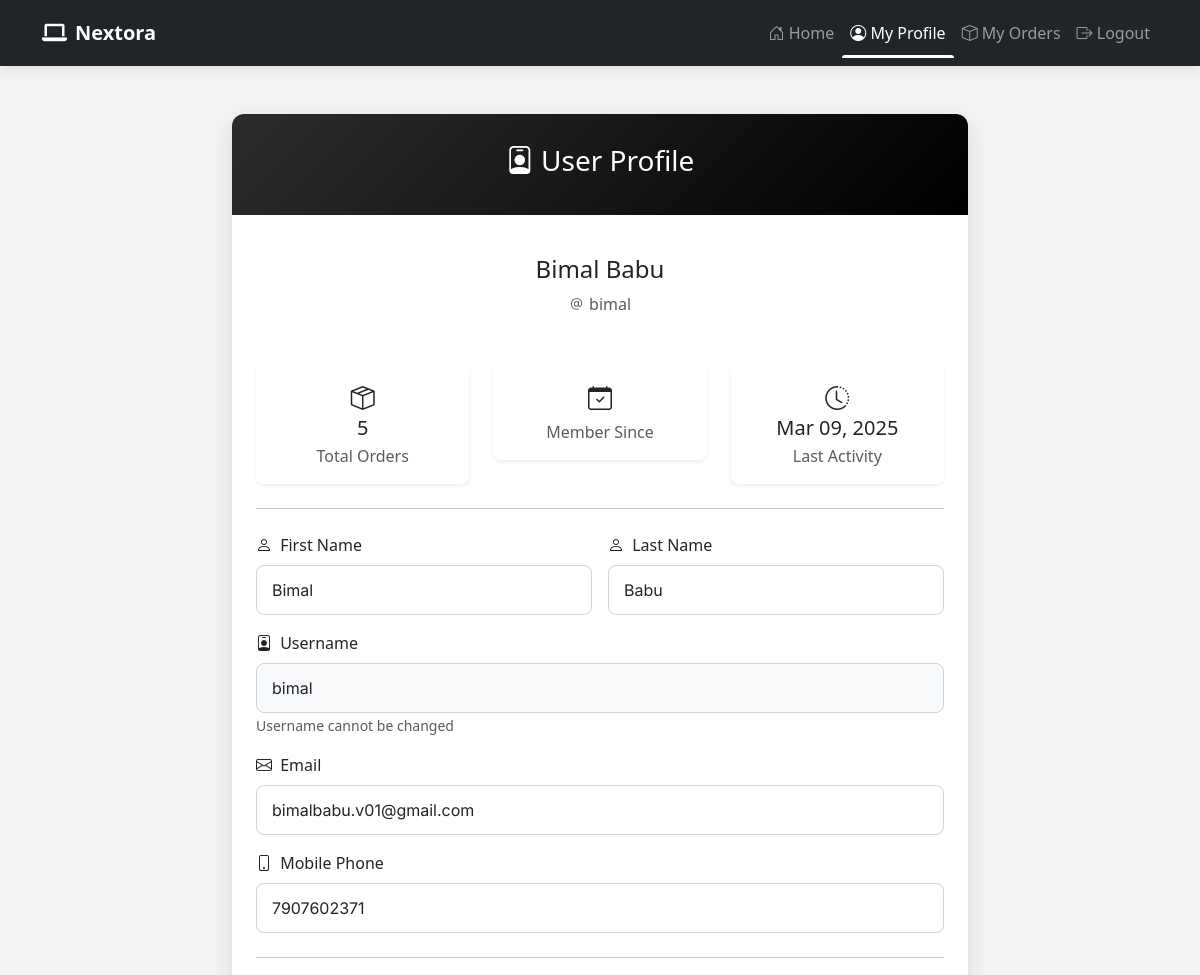
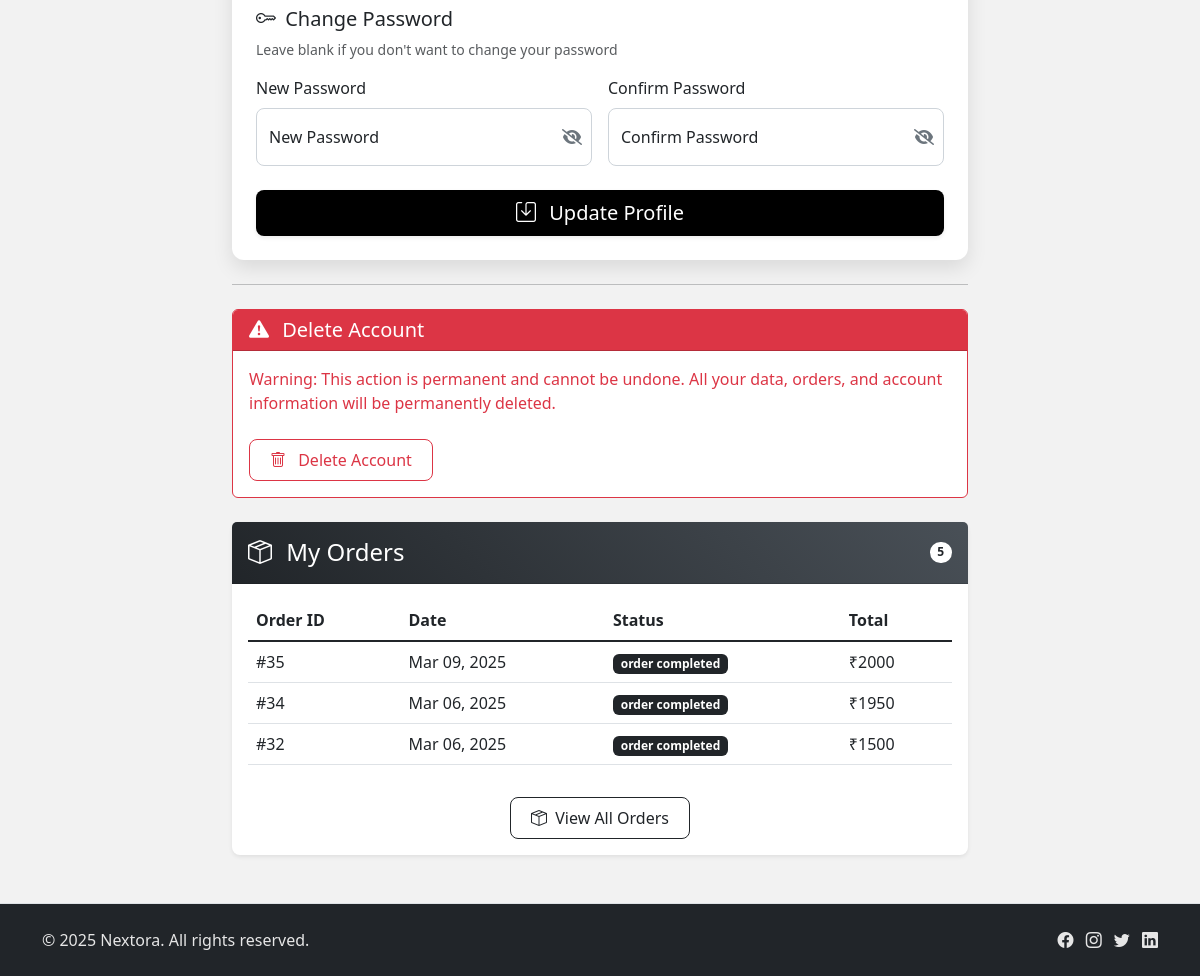
/profile/10/ (signed in), run on the app's committed database (2 pictures, top to bottom).
### p_app/models.py (models this page shows, shortened)
class UserDetails(models.Model):
    first_name = models.CharField(max_length=50)
    last_name = models.CharField(max_length=50)
    username = models.CharField(max_length=50, unique=True)
    password = models.CharField(max_length=50)
    email = models.EmailField(max_length=254, unique=True)
    mobile_phone = models.CharField(max_length=15)

class Orders(models.Model):
    cart = models.ForeignKey(cart, on_delete=models.CASCADE)
    customer = models.ForeignKey(UserDetails, on_delete=models.SET_NULL, null=True, blank=True)
    total = models.PositiveIntegerField()
    order_status = models.CharField(max_length=50, choices=ORDER_STATUS)
    created_at = models.DateTimeField(auto_now_add=True)
    address = models.CharField(max_length=100,default="ssss")
    mobile  =models.CharField(max_length=50, default="45678")

### p_app/views.py (the view, shortened to what this page needs)
# urls.py: path('profile/<int:user_id>/', views.user_profile, name='user_profile'),
def user_profile(request, user_id):
    try:
        user = UserDetails.objects.get(id=user_id)
        if 'user_id' not in request.session or request.session['user_id'] != user.id:
            return HttpResponseForbidden("You don't have permission to view this profile")
        orders = Orders.objects.filter(customer=user).order_by('-created_at')
        orders_count = orders.count()
        recent_orders = orders[:5]  # Get 5 most recent orders
        formatted_recent_orders = []
        for order in recent_orders:
            status_colors = {
                "order received": "info",
                "order processing": "primary",
                "order on the way": "warning",
                "order completed": "success",
                "order cancelled": "danger"
            }
            status_color = status_colors.get(order.order_status.lower(), "secondary")
            formatted_recent_orders.append({
                'id': order.id,
                'created_at': order.created_at,
                'total': order.total,
                'status': order.order_status,
                'status_color': status_color,
                'products': [{'name': cp.product.p_name, 'quantity': cp.quantity}
                             for cp in order.cart.cartproduct_set.all()]
            })
        if orders.exists():
            recent_activity = orders.first().created_at.strftime("%b %d, %Y")
        else:
            recent_activity = None
        return render(request, 'user_profile.html', {
            'user': user,
            'orders_count': orders_count,
            'recent_orders': formatted_recent_orders,
            'recent_activity': recent_activity
        })
    except UserDetails.DoesNotExist:
        messages.error(request, 'User not found')
        return redirect('home')  # Redirect to home page if user doesn't exist

### templates/user_profile.html (shortened to what this page needs)
{% load static %}
<!DOCTYPE html>
<html lang="en">
<head>
    <link href="{% static 'css/bootstrap.min.css' %}" rel="stylesheet">
    <link href="https://cdnjs.cloudflare.com/ajax/libs/font-awesome/6.0.0-beta3/css/all.min.css" rel="stylesheet">
    <link href="{% static 'css/tiny-slider.css'%}" rel="stylesheet">
    <link href="{% static 'css/style.css' %}" rel="stylesheet">
    <link href="https://cdn.jsdelivr.net/npm/bootstrap@5.3.0/dist/css/bootstrap.min.css" rel="stylesheet">
    <link rel="stylesheet" href="https://cdn.jsdelivr.net/npm/bootstrap-icons@1.10.0/font/bootstrap-icons.css">
</head>
<body>
<nav class="navbar navbar-expand-lg navbar-dark sticky-top">
    <div class="container">
        <a class="navbar-brand fw-bold" href="/">
            <i class="fas fa-laptop me-2"></i>Nextora
        </a>
        <div class="collapse navbar-collapse" id="navbarNav">
            <ul class="navbar-nav ms-auto">
                <li class="nav-item">
                    <a class="nav-link" href="/">
                        <i class="bi bi-house-door"></i> Home
                    </a>
                </li>
                <li class="nav-item">
                    <a class="nav-link active" href="{% url 'user_profile' user.id %}">
                        <i class="bi bi-person-circle"></i> My Profile
                    </a>
                </li>
                <li class="nav-item">
                    <a class="nav-link" href="{% url 'my-orders' %}">
                        <i class="bi bi-box"></i> My Orders
                    </a>
                </li>
                <li class="nav-item">
                    <a class="nav-link" href="{% url 'logout' %}">
                        <i class="bi bi-box-arrow-right"></i> Logout
                    </a>
                </li>
            </ul>
        </div>
    </div>
</nav>
<div class="container my-5">
    <div class="row justify-content-center">
        <div class="col-lg-8">
            <div class="card profile-card">
                <div class="profile-header">
                    <h3><i class="bi bi-person-badge"></i> User Profile</h3>
                </div>
                <div class="card-body p-4">
                    <div class="text-center">
                        <h4 class="mt-3">{{ user.first_name }} {{ user.last_name }}</h4>
                        <p class="text-muted"><i class="bi bi-at"></i> {{ user.username }}</p>
                    </div>
                    <div class="row g-4 text-center my-4">
                        <div class="col-md-4">
                            <div class="p-3 rounded-3 shadow-sm stats-card">
                                <i class="bi bi-box-seam text-primary fs-4"></i>
                                <h5 class="text-primary mb-1">{{ orders_count|default:"0" }}</h5>
                                <p class="text-muted mb-0">Total Orders</p>
                            </div>
                        </div>
                        <div class="col-md-4">
                            <div class="p-3 rounded-3 shadow-sm stats-card">
                                <i class="bi bi-calendar-check text-primary fs-4"></i>
                                <p class="text-muted mb-0">Member Since</p>
                            </div>
                        </div>
                        <div class="col-md-4">
                            <div class="p-3 rounded-3 shadow-sm stats-card">
                                <i class="bi bi-clock-history text-primary fs-4"></i>
                                <h5 class="text-primary mb-1">{{ recent_activity|default:"--" }}</h5>
                                <p class="text-muted mb-0">Last Activity</p>
                            </div>
                        </div>
                    </div>
                    <hr class="my-4">
                    <form method="post" action="{% url 'user_profile' user.id %}" enctype="multipart/form-data">
                        <div class="row g-3">
                            <div class="col-md-6">
                                <label class="form-label"><i class="bi bi-person me-1"></i> First Name</label>
                                <input type="text" class="form-control" name="first_name" value="{{ user.first_name }}" required>
                            </div>
                            <div class="col-md-6">
                                <label class="form-label"><i class="bi bi-person me-1"></i> Last Name</label>
                                <input type="text" class="form-control" name="last_name" value="{{ user.last_name }}" required>
                            </div>
                        </div>
                        <div class="mb-3 mt-3">
                            <label class="form-label"><i class="bi bi-person-badge me-1"></i> Username</label>
                            <input type="text" class="form-control bg-light" value="{{ user.username }}" disabled>
                            <small class="text-muted">Username cannot be changed</small>
                        </div>
                        <div class="mb-3">
                            <label class="form-label"><i class="bi bi-envelope me-1"></i> Email</label>
                            <input type="email" class="form-control" name="email" value="{{ user.email }}" required>
                        </div>
                        <div class="mb-3">
                            <label class="form-label"><i class="bi bi-phone me-1"></i> Mobile Phone</label>
                            <input type="text" class="form-control" name="mobile_phone" value="{{ user.mobile_phone }}" required>
                        </div>
                        <hr class="my-4">
                        <h5 class="text-primary"><i class="bi bi-key me-1"></i> Change Password</h5>
                        <p class="text-muted small">Leave blank if you don't want to change your password</p>
                        <div class="row g-3">
                            <div class="col-md-6">
                                <label class="form-label">New Password</label>
                                <div class="form-floating position-relative">
                                    <input type="password" class="form-control" name="new_password" id="new_password" placeholder="New Password">
                                    <label for="new_password">New Password</label>
                                    <i class="password-toggle fas fa-eye-slash" onclick="togglePassword('new_password', this)" aria-label="Toggle password visibility"></i>
                                </div>
                            </div>
                            <div class="col-md-6">
                                <label class="form-label">Confirm Password</label>
                                <div class="form-floating position-relative">
                                    <input type="password" class="form-control" name="confirm_password" id="confirm_password" placeholder="Confirm Password">
                                    <label for="confirm_password">Confirm Password</label>
                                    <i class="password-toggle fas fa-eye-slash" onclick="togglePassword('confirm_password', this)" aria-label="Toggle password visibility"></i>
                                </div>
                            </div>
                        </div>
                        <div class="d-grid mt-4">
                            <button type="submit" class="btn btn-lg btn-primary shadow-sm">
                                <i class="bi bi-save me-2"></i> Update Profile
                            </button>
                        </div>
                    </form>
                </div>
            </div>
<hr class="my-4">
<div class="card border-danger mt-4">
    <div class="card-header bg-danger text-white">
        <h5 class="mb-0"><i class="bi bi-exclamation-triangle-fill me-2"></i> Delete Account</h5>
    </div>
    <div class="card-body">
        <p class="text-danger mb-4">Warning: This action is permanent and cannot be undone. All your data, orders, and account information will be permanently deleted.</p>
        <button type="button" class="btn btn-outline-danger" data-bs-toggle="modal" data-bs-target="#deleteAccountModal">
            <i class="bi bi-trash me-2"></i> Delete Account
        </button>
    </div>
</div>
            <div class="mt-4">
                <div class="card shadow-sm border-0 rounded-3">
                    <div class="card-header bg-gradient-info text-white p-3">
                        <div class="d-flex justify-content-between align-items-center">
                            <h4 class="mb-0"><i class="bi bi-box-seam me-2"></i> My Orders</h4>
                            <span class="badge bg-white rounded-pill">{{ orders_count|default:"0" }}</span>
                        </div>
                    </div>
                    <div class="card-body">
                        {% if recent_orders %}
                            <div class="table-responsive">
                                <table class="table table-hover">
                                    <thead>
                                        <tr>
                                            <th>Order ID</th>
                                            <th>Date</th>
                                            <th>Status</th>
                                            <th>Total</th>
                                        </tr>
                                    </thead>
                                    <tbody>
                                        {% for order in recent_orders|slice:":3" %}
                                        <tr>
                                            <td>#{{ order.id }}</td>
                                            <td>{{ order.created_at|date:"M d, Y" }}</td>
                                            <td><span class="badge bg-{{ order.status_color }}">{{ order.status }}</span></td>
                                            <td>₹{{ order.total }}</td>
                                        </tr>
                                        {% endfor %}
                                    </tbody>
                                </table>
                            </div>
                        {% else %}
                            <div class="text-center py-4">
                                <i class="bi bi-box text-muted fs-1"></i>
                                <p class="text-muted my-3">You haven't placed any orders yet.</p>
                            </div>
                        {% endif %}
                        <div class="text-center mt-3">
                            <a href="{% url 'my-orders' %}" class="btn btn-outline-primary">
                                <i class="bi bi-box-seam me-1"></i> View All Orders
                            </a>
                        </div>
                    </div>
                </div>
            </div>
        </div>
    </div>
</div>
<footer class="py-4 mt-5 border-top">
    <div class="container">
        <div class="row">
            <div class="col-md-6 text-center text-md-start">
                <p class="mb-0 text-muted">&copy; 2025 Nextora. All rights reserved.</p>
            </div>
            <div class="col-md-6 text-center text-md-end">
                <a href="#" class="text-muted me-2"><i class="bi bi-facebook"></i></a>
                <a href="#" class="text-muted me-2"><i class="bi bi-instagram"></i></a>
                <a href="#" class="text-muted me-2"><i class="bi bi-twitter"></i></a>
                <a href="#" class="text-muted"><i class="bi bi-linkedin"></i></a>
            </div>
        </div>
    </div>
</footer>
</body>
</html>

### data on the page
UserDetails: first_name "Bimal", last_name "Babu", username "bimal", email "bimalbabu.v01@gmail.com", mobile_phone "7907602371"
Orders: created_at "Mar 09, 2025", created_at "Mar 09, 2025", status "order completed"
Orders: created_at "Mar 06, 2025", status "order completed"
Orders: created_at "Mar 06, 2025", status "order completed"

### other printed values
{{ orders_count|default:"0" }} "5"
{{ order.id }} "35" "34" "32"
{{ order.total }} "2000" "1950" "1500"
